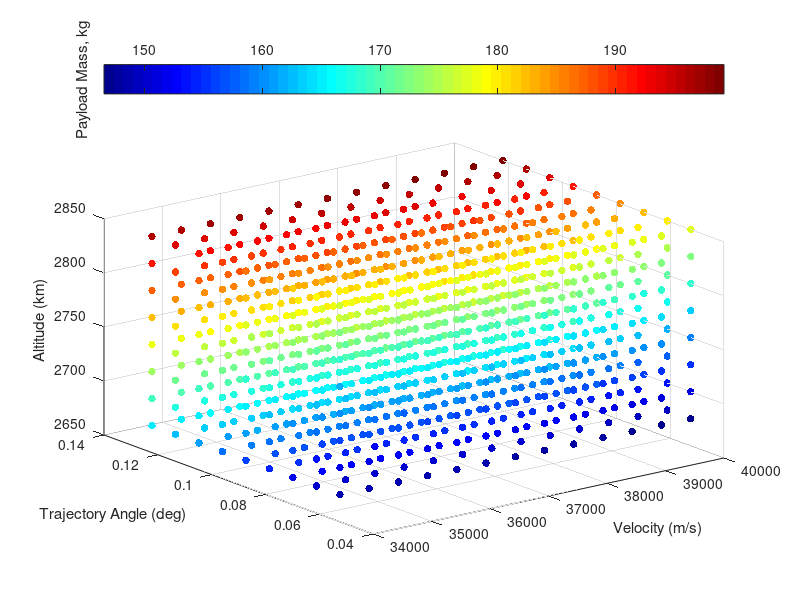

Here is the MATLAB script that generated this plot: (Note: this script raises an error after producing the figure.)
% visualising third stage cost results
% clear all
ThirdStageData = sortrows(dlmread('thirdstageforvis.dat'));
Atmosphere = dlmread('atmosphere.txt');
% map = [0, 0, 0
%     0, 0, 0
%     .0, 0, 0
%     .2, 0, 0
%     .6, 0, 0.0
%     1.0, 0, 0];
% colormap(map)




colormap jet
scatter3(ThirdStageData(:,3),ThirdStageData(:,4),ThirdStageData(:,5),30,ThirdStageData(:,6), 'filled')

ylabel('Trajectory Angle (deg)')
xlabel('Velocity (m/s)')
zlabel('Altitude (km)')
c=colorbar('northoutside');
ylabel(c,'Payload Mass, kg')



[VGrid,thetaGrid,vGrid] = ndgrid(unique(ThirdStageData(:,3)),unique(ThirdStageData(:,4)),unique(ThirdStageData(:,5)));

PayloadDataInterp = scatteredInterpolant(ThirdStageData(:,3),ThirdStageData(:,4),ThirdStageData(:,5),ThirdStageData(:,6));
PayloadData = PayloadDataInterp(VGrid,thetaGrid,vGrid);
global PayloadGrid
PayloadGrid = griddedInterpolant(VGrid,thetaGrid,vGrid,PayloadData,'spline','linear');


% [meshAlt,meshAngle,meshVel] = meshgrid(unique(ThirdStageData(:,3)),unique(ThirdStageData(:,4)),unique(ThirdStageData(:,5)));
% meshPayload = permute(reshape(ThirdStageData(:,6),[length(unique(ThirdStageData(:,5))),length(unique(ThirdStageData(:,4))),length(unique(ThirdStageData(:,3)))]),[2 3 1]);
 figure(200)

colormap(gray)
C = contourf(rad2deg(thetaGrid(:,:,2)),VGrid(:,:,2)/1000,PayloadData(:,:,8),20,'LineWidth',0.)
% C = contourf(rad2deg(meshAngle(:,:,2)),meshAlt(:,:,2)/1000,meshPayload(:,:,3),12)
% C = contourf(rad2deg(meshAngle),meshAlt/1000,meshPayload,13)

xlabel('Release Angle (deg)')
ylabel('Altitude (km)')
% title('2750 m/s')
% ylim([30 40])
c = colorbar;
c.Label.String = 'Payload (kg)';

% slice(threeDMAT,[1,3,5],[],[])
% colormap hsv


% contourslice(threeDMAT,[1,3,6],[],[],10)


% 
% % getting maximum values
% [max1,ind1] = max(threeDMAT,[],3);
% 
% [max2,ind2] = max(max1,[],2);
% 
% ind  = [ind1(ind2),ind2] % this really doesnt tell me much, as it wants very high altitude all the time
% 
% 
% 
% 
% 
% % plotting density
% 
% 
% figure(4)
% plot(Atmosphere(:,1)/1000,  Atmosphere(:,4)),'Color','k','LineWidth',0.8;
% xlim([20,40])
% 
% xlabel('Altitude (km)')
% ylabel('Density (kg/m^3)')
% 
% 
% figure(5)
% 
% [meshAngle2,meshVel2,meshAlt2] = meshgrid(Angle,Vel,Alt);
% 
% colormap(gray)
% 
% colormap(flipud(colormap))
% hx = slice(meshAngle2,meshVel2,meshAlt2./1000,threeDMAT,[],[2600:100:3000],[])
% 
% % [Xq,Yq,Zq] = meshgrid([0:.5:5],[2600:100:3000],[20000:500:40000]);
% % threeDMATint = interp3(meshAngle2,meshVel2,meshAlt2,threeDMAT,Xq,Yq,Zq);
% % hx = slice(Xq,Yq,Zq/1000,threeDMATint,[],[2600:100:3000],[]);
% 
% caxis([220 340]) 
% c=colorbar('northoutside')
% c.LimitsMode = 'manual'
% c.Limits = [180 320]
% 
% set(hx, 'EdgeColor', 'none');
% 
% % set(hx, 'FaceColor', 'interp'); % use this to smooth
% set(hx, 'FaceColor', 'flat');
% 
% xlabel('Trajectory Angle (deg)','FontSize',17)
% ylabel('Velocity (m/s)','FontSize',17)
% zlabel('Altitude (km)','FontSize',17)
% ylabel(c,'Payload Mass, kg','FontSize',17)
